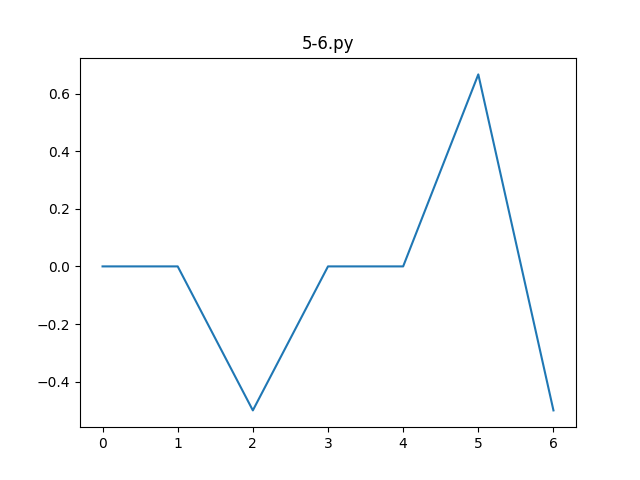

Source code (Python):
# 5-6.py
# 使用言語 python3

import numpy as np
import matplotlib.pyplot as plt


# サンプルデータの定義 ========================================================
N = 4         # Signal length
x = [0,1,-1,0]
y = [1,1,1,-1]
# 自己相関関数
Rr = [0,0,0,0,0,0,0]
def correlate(x, y):
	for m in range(-N+1, N-1):
		for n in range(N-1):
			if(n+m) < 0:
				continue
			if(n+m) >= N:
				break
			Rr[m] += x[n] * y[n+m]
		Rr[m] = Rr[m] / (N-abs(m))
	return Rr

Rr = correlate(x, y)
Rr = np.roll(Rr, N)
plt.plot(Rr)
plt.title("5-6.py")
plt.savefig("5-6.png")